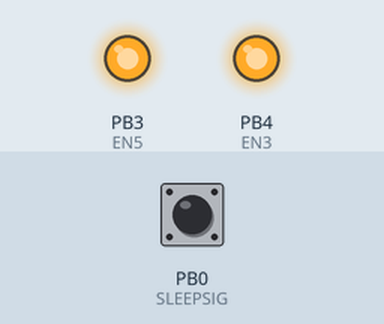
Bench run of a sketch on a simulated ATtiny85, built with avr-gcc and run on an emulated ATtiny85. On the bench: output pins drawn as LEDs (lit = HIGH). The test bench sets the inputs (shaded band); at power-on: PB0 (SLEEPSIG) HIGH. Sleep ends after the set time or at an interrupt.

Above: at 3.8 s.
3.9 s: PB0 (SLEEPSIG) pulled LOW for 1.3 s
At 7.2 s:
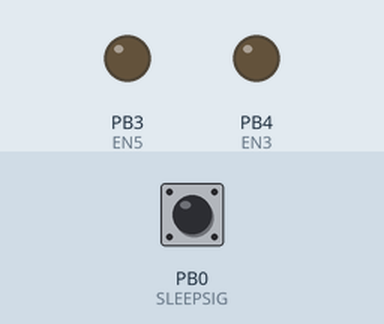
Timing chart, 0 to 8.7 s (numbered marks = the images above; inputs shaded):
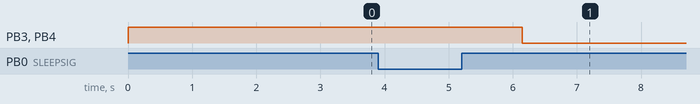

The sketch:

ATTiny_power_watchdog.ino
```cpp
#include <avr/sleep.h>
#include <avr/wdt.h>
#include <avr/power.h>;

#define EN3 4 // ATTiny pin 3 (PB4)
#define EN5 3 // ATTiny pin 2 (PB3)
#define SLEEPSIG 0  // ATTiny Pin 5 (PB0)

// sleep bit patterns:
#define SLEEP1 0b000110 //  1 second:
#define SLEEP2 0b000111 //  2 seconds:
#define SLEEP4 0b100000 //  4 seconds:
#define SLEEP8 0b100001 //  8 seconds:

int run_state = 0;


ISR(WDT_vect)
  {
  wdt_disable();
  }

void myWatchdogEnable(const byte interval)
  {
  wdt_reset();

  MCUSR = 0;                          // reset various flags
  WDTCR |= 0b00011000;               // see docs, set WDCE, WDE
  WDTCR =  0b01000000 | interval;    // set WDIE, and appropriate delay

  byte old_ADCSRA = ADCSRA;
  ADCSRA = 0;
  power_all_disable(); // shut down ADC, Timer 0 and 1, serial etc

  // ADCSRA &= ~_BV(ADEN);  // Disable ADC

  set_sleep_mode (SLEEP_MODE_PWR_DOWN);
  sleep_bod_disable();
  sei();
  sleep_mode();

  power_all_enable();
  ADCSRA = old_ADCSRA;
  // ADCSRA |= _BV(ADEN);  // Enable ADC

  }

void setup()
{
pinMode (EN3, OUTPUT);
pinMode (EN5, OUTPUT);
pinMode (SLEEPSIG, INPUT_PULLUP);
digitalWrite(EN3, LOW);
digitalWrite(EN5, LOW);
}

/*
 * State machine
 * 0 = Initial power on, power up the DC boosts and wait
 * 1 = Wait forever for device to wake up
 * 2 = Device has woken up, so wait for device to ask for power off sleep then go back to state 0
 *
 *
 *
 */

void loop(){

  switch(run_state) {
    //TODO: 1/ Voltage monitoring, 2/ Low volt battery protection, 3/ High battery protect - short out solar
    case 0:
      digitalWrite (EN3,HIGH); // switch on 3.3v rail
      digitalWrite (EN5, HIGH); // switch on 5v rail
      run_state = 1; // initial power on complete wait for device to sleep
      myWatchdogEnable (SLEEP1); // 1 second short sleep to save power whilst waiting
      break;

    case 1:
      {
        bool awake = LOW;
        for (int i=0; i < 60; i++) { // wait for 60 seconds before shutting down and going into charge only mode
          if ( digitalRead (SLEEPSIG)   == HIGH) {
            // the companion device hasn't woke up yet;
            myWatchdogEnable (SLEEP1);  // device not yet fully awake go back to sleep to save power
          } else {
            awake = HIGH;
            i = 60; // break out of for loop - case break; didn't seem to work ??
          }
        }
        if (awake == HIGH) {
          run_state = 2;  // the device has pulled the SLEEPSIG pin low so is now awake
        } else {
          // device didn't wake up so we shut down the boost rails and move to sleep forever
          digitalWrite (EN5, LOW);
          digitalWrite (EN3, LOW);
          run_state = 3;
        }
        break;
      }

    case 2:
      if (digitalRead (SLEEPSIG) == HIGH) {
        // SLEEPSIG has gone HIGH again - device has signalled to sleep
        digitalWrite (EN5, LOW); // switch off 5v rail
        digitalWrite (EN3, LOW) ; // switch off 3v3 rail
        for (int i=0; i < 75; i++) { // power down sleep for 5 minutes ( 75 x 4 seconds)
          myWatchdogEnable (SLEEP4);
        }
        run_state = 0;  // time to wake up again
      } else {
        // device still awake - sleep then check again in a second
        myWatchdogEnable (SLEEP1);
      }
      break;
      case 3:
      while (1) { // forever
        myWatchdogEnable (SLEEP8);
      }
      // no change of runstate we keep doing this forever until reset
      break;
  }
}
```

Measured:
- after the input at 3.9 s, PB3 (EN5), PB4 (EN3): HIGH → LOW after 2.2 s
